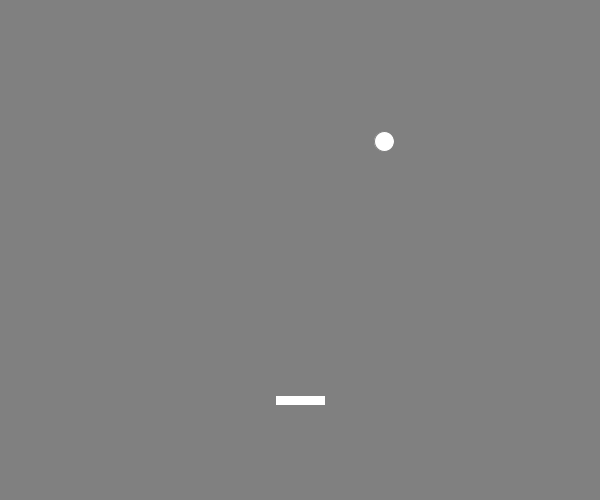
Frame 1 (no input)
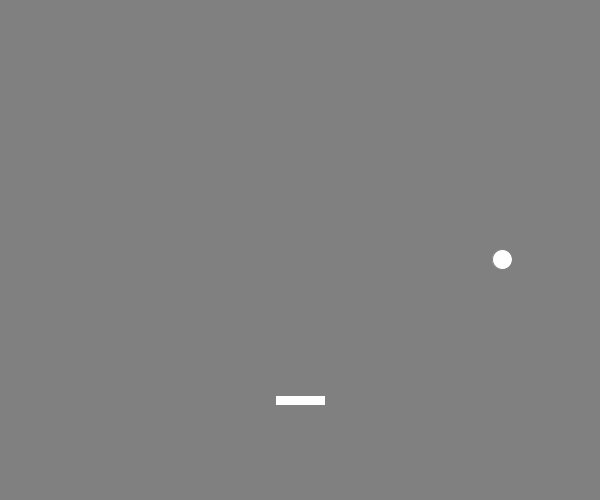
Frame 60 (the mouse pressed at the canvas centre just before this capture)
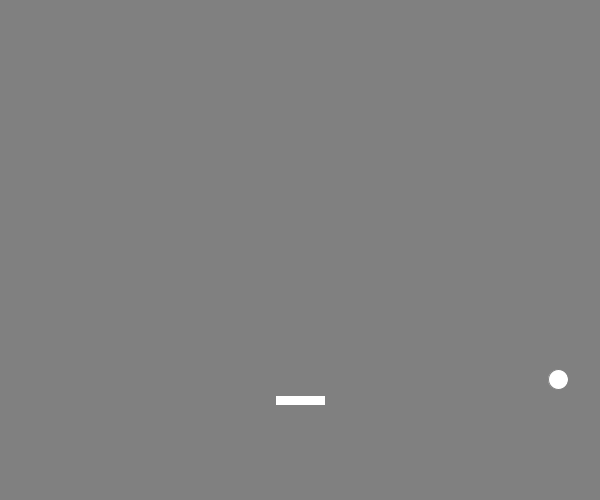
Frame 120 (the mouse held since frame 60 and released just before this capture)

The Processing sketch that drew these frames (run headless with seeded random() and noise(); from frame 60 on, the mouse is pressed at the canvas centre):

// Processing sketch: kadai203
// ── kadai203.pde
float x,y,radius;
float dx = 2.0, dy = 2.0;

float racketX = 300 , racketY = 400;
float racketW = 50, racketH = 10;

void setup() {
    size(600, 500);
    background(128, 128, 128);
    stroke(128, 128, 128);
    fill(255,255);
    
    x = random(20, width - 20);
    y = random(20, height - 20);
    radius = 10;
    rectMode(CENTER);
}

void draw() {
    background(128, 128, 128);
    x = x + dx;
    y = y + dy;
    
    if ((x < 10) || (x>(width - 10))) {
        dx = -dx;
    }
    if ((y < 10) || (y>(height - 10)) ||  collision()) {
        dy = -dy;
    }
    ellipse(x,y,radius * 2,radius * 2);
    rect(racketX, racketY, racketW, racketH);
}

boolean collision() {
    float halfW = racketW / 2;
    float halfH = racketH / 2;
    
    boolean overlappingX = (racketX - halfW)<(x + radius) && (racketX + halfW)>(x - radius);
    boolean overlappingY = (racketY - halfH)<(y + radius) && (racketY + halfH)>(y - radius);
    
    return overlappingX && overlappingY;
}

void keyPressed() {
    if (key ==  CODED) {
        if (keyCode == RIGHT) {
            racketX += 20;
        }
        if (keyCode == LEFT) {
            racketX -= 20;
        }
    }
}
